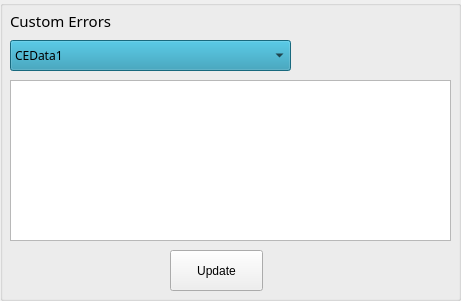
  <widget class="QGroupBox" name="gbCE">
   <property name="geometry">
    <rect>
     <x>650</x>
     <y>430</y>
     <width>461</width>
     <height>301</height>
    </rect>
   </property>
   <property name="title">
    <string/>
   </property>
   <widget class="QPushButton" name="btnUpdateCE">
    <property name="geometry">
     <rect>
      <x>170</x>
      <y>250</y>
      <width>93</width>
      <height>41</height>
     </rect>
    </property>
    <property name="text">
     <string>Update</string>
    </property>
   </widget>
   <widget class="QLabel" name="label1_4">
    <property name="geometry">
     <rect>
      <x>10</x>
      <y>10</y>
      <width>121</width>
      <height>21</height>
     </rect>
    </property>
    <property name="font">
     <font>
      <family>Franklin Gothic Medium Cond</family>
      <pointsize>11</pointsize>
     </font>
    </property>
    <property name="text">
     <string>Custom Errors</string>
    </property>
   </widget>
   <widget class="QComboBox" name="cbData_3">
    <property name="geometry">
     <rect>
      <x>10</x>
      <y>40</y>
      <width>281</width>
      <height>31</height>
     </rect>
    </property>
    <property name="palette">
     <palette>
      <active>
       <colorrole role="WindowText">
        <brush brushstyle="SolidPattern">
         <color alpha="255">
          <red>0</red>
          <green>0</green>
          <blue>0</blue>
         </color>
        </brush>
       </colorrole>
       <colorrole role="Button">
        <brush brushstyle="SolidPattern">
         <color alpha="255">
          <red>33</red>
          <green>147</green>
          <blue>176</blue>
         </color>
        </brush>
       </colorrole>
       <colorrole role="Light">
        <brush brushstyle="SolidPattern">
         <color alpha="255">
          <red>57</red>
          <green>215</green>
          <blue>255</blue>
         </color>
        </brush>
       </colorrole>
       <colorrole role="Midlight">
        <brush brushstyle="SolidPattern">
         <color alpha="255">
          <red>45</red>
          <green>181</green>
          <blue>215</blue>
         </color>
        </brush>
       </colorrole>
       <colorrole role="Dark">
        <brush brushstyle="SolidPattern">
         <color alpha="255">
          <red>16</red>
          <green>73</green>
          <blue>88</blue>
         </color>
        </brush>
       </colorrole>
       <colorrole role="Mid">
        <brush brushstyle="SolidPattern">
         <color alpha="255">
          <red>22</red>
          <green>98</green>
          <blue>117</blue>
         </color>
        </brush>
       </colorrole>
       <colorrole role="Text">
        <brush brushstyle="SolidPattern">
         <color alpha="255">
          <red>0</red>
          <green>0</green>
          <blue>0</blue>
         </color>
        </brush>
       </colorrole>
       <colorrole role="BrightText">
        <brush brushstyle="SolidPattern">
         <color alpha="255">
          <red>255</red>
          <green>255</green>
          <blue>255</blue>
         </color>
        </brush>
       </colorrole>
       <colorrole role="ButtonText">
        <brush brushstyle="SolidPattern">
         <color alpha="255">
          <red>0</red>
          <green>0</green>
          <blue>0</blue>
         </color>
        </brush>
       </colorrole>
       <colorrole role="Base">
        <brush brushstyle="SolidPattern">
         <color alpha="255">
          <red>255</red>
          <green>255</green>
          <blue>255</blue>
         </color>
        </brush>
       </colorrole>
       <colorrole role="Window">
        <brush brushstyle="SolidPattern">
         <color alpha="255">
          <red>33</red>
          <green>147</green>
          <blue>176</blue>
         </color>
        </brush>
       </colorrole>
       <colorrole role="Shadow">
        <brush brushstyle="SolidPattern">
         <color alpha="255">
          <red>0</red>
          <green>0</green>
          <blue>0</blue>
         </color>
        </brush>
       </colorrole>
       <colorrole role="AlternateBase">
        <brush brushstyle="SolidPattern">
         <color alpha="255">
          <red>144</red>
          <green>201</green>
          <blue>215</blue>
         </color>
        </brush>
       </colorrole>
       <colorrole role="ToolTipBase">
        <brush brushstyle="SolidPattern">
         <color alpha="255">
          <red>255</red>
          <green>255</green>
          <blue>220</blue>
         </color>
        </brush>
       </colorrole>
       <colorrole role="ToolTipText">
        <brush brushstyle="SolidPattern">
         <color alpha="255">
          <red>0</red>
          <green>0</green>
          <blue>0</blue>
         </color>
        </brush>
       </colorrole>
      </active>
      <inactive>
       <colorrole role="WindowText">
        <brush brushstyle="SolidPattern">
         <color alpha="255">
          <red>0</red>
          <green>0</green>
          <blue>0</blue>
         </color>
        </brush>
       </colorrole>
       <colorrole role="Button">
        <brush brushstyle="SolidPattern">
         <color alpha="255">
          <red>33</red>
          <green>147</green>
          <blue>176</blue>
         </color>
        </brush>
       </colorrole>
       <colorrole role="Light">
        <brush brushstyle="SolidPattern">
         <color alpha="255">
          <red>57</red>
          <green>215</green>
          <blue>255</blue>
         </color>
        </brush>
       </colorrole>
       <colorrole role="Midlight">
        <brush brushstyle="SolidPattern">
         <color alpha="255">
          <red>45</red>
          <green>181</green>
          <blue>215</blue>
         </color>
        </brush>
       </colorrole>
       <colorrole role="Dark">
        <brush brushstyle="SolidPattern">
         <color alpha="255">
          <red>16</red>
          <green>73</green>
          <blue>88</blue>
         </color>
        </brush>
       </colorrole>
       <colorrole role="Mid">
        <brush brushstyle="SolidPattern">
         <color alpha="255">
          <red>22</red>
          <green>98</green>
          <blue>117</blue>
         </color>
        </brush>
       </colorrole>
       <colorrole role="Text">
        <brush brushstyle="SolidPattern">
         <color alpha="255">
          <red>0</red>
          <green>0</green>
          <blue>0</blue>
         </color>
        </brush>
       </colorrole>
       <colorrole role="BrightText">
        <brush brushstyle="SolidPattern">
         <color alpha="255">
          <red>255</red>
          <green>255</green>
          <blue>255</blue>
         </color>
        </brush>
       </colorrole>
       <colorrole role="ButtonText">
        <brush brushstyle="SolidPattern">
         <color alpha="255">
          <red>0</red>
          <green>0</green>
          <blue>0</blue>
         </color>
        </brush>
       </colorrole>
       <colorrole role="Base">
        <brush brushstyle="SolidPattern">
         <color alpha="255">
          <red>255</red>
          <green>255</green>
          <blue>255</blue>
         </color>
        </brush>
       </colorrole>
       <colorrole role="Window">
        <brush brushstyle="SolidPattern">
         <color alpha="255">
          <red>33</red>
          <green>147</green>
          <blue>176</blue>
         </color>
        </brush>
       </colorrole>
       <colorrole role="Shadow">
        <brush brushstyle="SolidPattern">
         <color alpha="255">
          <red>0</red>
          <green>0</green>
          <blue>0</blue>
         </color>
        </brush>
       </colorrole>
       <colorrole role="AlternateBase">
        <brush brushstyle="SolidPattern">
         <color alpha="255">
          <red>144</red>
          <green>201</green>
          <blue>215</blue>
         </color>
        </brush>
       </colorrole>
       <colorrole role="ToolTipBase">
        <brush brushstyle="SolidPattern">
         <color alpha="255">
          <red>255</red>
          <green>255</green>
          <blue>220</blue>
         </color>
        </brush>
       </colorrole>
       <colorrole role="ToolTipText">
        <brush brushstyle="SolidPattern">
         <color alpha="255">
          <red>0</red>
          <green>0</green>
          <blue>0</blue>
         </color>
        </brush>
       </colorrole>
      </inactive>
      <disabled>
       <colorrole role="WindowText">
        <brush brushstyle="SolidPattern">
         <color alpha="255">
          <red>16</red>
          <green>73</green>
          <blue>88</blue>
         </color>
        </brush>
       </colorrole>
       <colorrole role="Button">
        <brush brushstyle="SolidPattern">
         <color alpha="255">
          <red>33</red>
          <green>147</green>
          <blue>176</blue>
         </color>
        </brush>
       </colorrole>
       <colorrole role="Light">
        <brush brushstyle="SolidPattern">
         <color alpha="255">
          <red>57</red>
          <green>215</green>
          <blue>255</blue>
         </color>
        </brush>
       </colorrole>
       <colorrole role="Midlight">
        <brush brushstyle="SolidPattern">
         <color alpha="255">
          <red>45</red>
          <green>181</green>
          <blue>215</blue>
         </color>
        </brush>
       </colorrole>
       <colorrole role="Dark">
        <brush brushstyle="SolidPattern">
         <color alpha="255">
          <red>16</red>
          <green>73</green>
          <blue>88</blue>
         </color>
        </brush>
       </colorrole>
       <colorrole role="Mid">
        <brush brushstyle="SolidPattern">
         <color alpha="255">
          <red>22</red>
          <green>98</green>
          <blue>117</blue>
         </color>
        </brush>
       </colorrole>
       <colorrole role="Text">
        <brush brushstyle="SolidPattern">
         <color alpha="255">
          <red>16</red>
          <green>73</green>
          <blue>88</blue>
         </color>
        </brush>
       </colorrole>
       <colorrole role="BrightText">
        <brush brushstyle="SolidPattern">
         <color alpha="255">
          <red>255</red>
          <green>255</green>
          <blue>255</blue>
         </color>
        </brush>
       </colorrole>
       <colorrole role="ButtonText">
        <brush brushstyle="SolidPattern">
         <color alpha="255">
          <red>16</red>
          <green>73</green>
          <blue>88</blue>
         </color>
        </brush>
       </colorrole>
       <colorrole role="Base">
        <brush brushstyle="SolidPattern">
         <color alpha="255">
          <red>33</red>
          <green>147</green>
          <blue>176</blue>
         </color>
        </brush>
       </colorrole>
       <colorrole role="Window">
        <brush brushstyle="SolidPattern">
         <color alpha="255">
          <red>33</red>
          <green>147</green>
          <blue>176</blue>
         </color>
        </brush>
       </colorrole>
       <colorrole role="Shadow">
        <brush brushstyle="SolidPattern">
         <color alpha="255">
          <red>0</red>
          <green>0</green>
          <blue>0</blue>
         </color>
        </brush>
       </colorrole>
       <colorrole role="AlternateBase">
        <brush brushstyle="SolidPattern">
         <color alpha="255">
          <red>33</red>
          <green>147</green>
          <blue>176</blue>
         </color>
        </brush>
       </colorrole>
       <colorrole role="ToolTipBase">
        <brush brushstyle="SolidPattern">
         <color alpha="255">
          <red>255</red>
          <green>255</green>
          <blue>220</blue>
         </color>
        </brush>
       </colorrole>
       <colorrole role="ToolTipText">
        <brush brushstyle="SolidPattern">
         <color alpha="255">
          <red>0</red>
          <green>0</green>
          <blue>0</blue>
         </color>
        </brush>
       </colorrole>
      </disabled>
     </palette>
    </property>
    <property name="font">
     <font>
      <family>Franklin Gothic Book</family>
     </font>
    </property>
    <property name="autoFillBackground">
     <bool>false</bool>
    </property>
    <property name="styleSheet">
     <string notr="true">background:-webkit-gradient(linear, 80% 20%, 12% 16%, from(#2392B0), to(#6ED3ED))</string>
    </property>
    <item>
     <property name="text">
      <string>CEData1</string>
     </property>
    </item>
    <item>
     <property name="text">
      <string>CEData2</string>
     </property>
    </item>
    <item>
     <property name="text">
      <string>CEData3</string>
     </property>
    </item>
    <item>
     <property name="text">
      <string>CEData4</string>
     </property>
    </item>
    <item>
     <property name="text">
      <string>CEData5</string>
     </property>
    </item>
    <item>
     <property name="text">
      <string>CEData6</string>
     </property>
    </item>
    <item>
     <property name="text">
      <string>CEData7</string>
     </property>
    </item>
    <item>
     <property name="text">
      <string>CEData8</string>
     </property>
    </item>
    <item>
     <property name="text">
      <string>CEData9</string>
     </property>
    </item>
    <item>
     <property name="text">
      <string>CEData10</string>
     </property>
    </item>
   </widget>
   <widget class="QListWidget" name="lwRules_3">
    <property name="geometry">
     <rect>
      <x>10</x>
      <y>80</y>
      <width>441</width>
      <height>161</height>
     </rect>
    </property>
    <property name="lineWidth">
     <number>5</number>
    </property>
   </widget>
  </widget>
